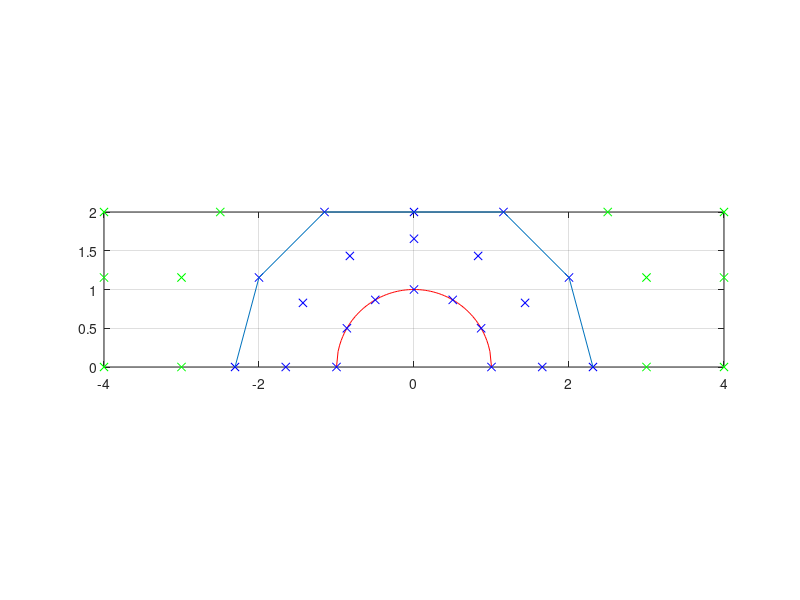

MATLAB code for this plot:
% Idee van Kwakkel thesis fig. 5.18

clear all
close all
clc

%%%%%%%%%%%%%%%%%%%%%%%%%%%%%%%%%%%%%%%%%%%%%%%%%%%%%%%%%%%%%%%%%%%%%%%%%%%
% cilinder

Rc = 1;
xc = linspace(-1,1,100); % coordinates of cilinder
yc = sqrt(Rc^2-xc.^2);

plot(xc,yc,'r')
axis equal
axis([-4 4 0 2])
grid on

%%%%%%%%%%%%%%%%%%%%%%%%%%%%%%%%%%%%%%%%%%%%%%%%%%%%%%%%%%%%%%%%%%%%%%%%%%%
% mesh around cilinder

theta = 180:-30:0;
dR = 0.5*(2/sind(60)-1);

xv =zeros(3,length(theta)); yv = xv;
for i=1:3
Rv = Rc+(i-1)*dR;
xv(i,:) = Rv*cosd(theta); % coordinates of vertices of mesh
yv(i,:) = Rv*sind(theta);
end
yv = min(yv,2);

hold on
plot(xv,yv,'bx')
plot(xv(3,:),yv(3,:))

%%%%%%%%%%%%%%%%%%%%%%%%%%%%%%%%%%%%%%%%%%%%%%%%%%%%%%%%%%%%%%%%%%%%%%%%%%%
% outer mesh

xol = [-4 -3];
yol = [0 (Rc+2*dR)*sind(30) 2];
[Xol,Yol] = meshgrid(xol,yol);
Xol(3,2)= -2.5;
plot(Xol,Yol,'gx')

xor = -xol;
yor = yol;
[Xor,Yor] = meshgrid(xor,yor);
Xor(3,2)= 2.5;
plot(Xor,Yor,'gx')

% close